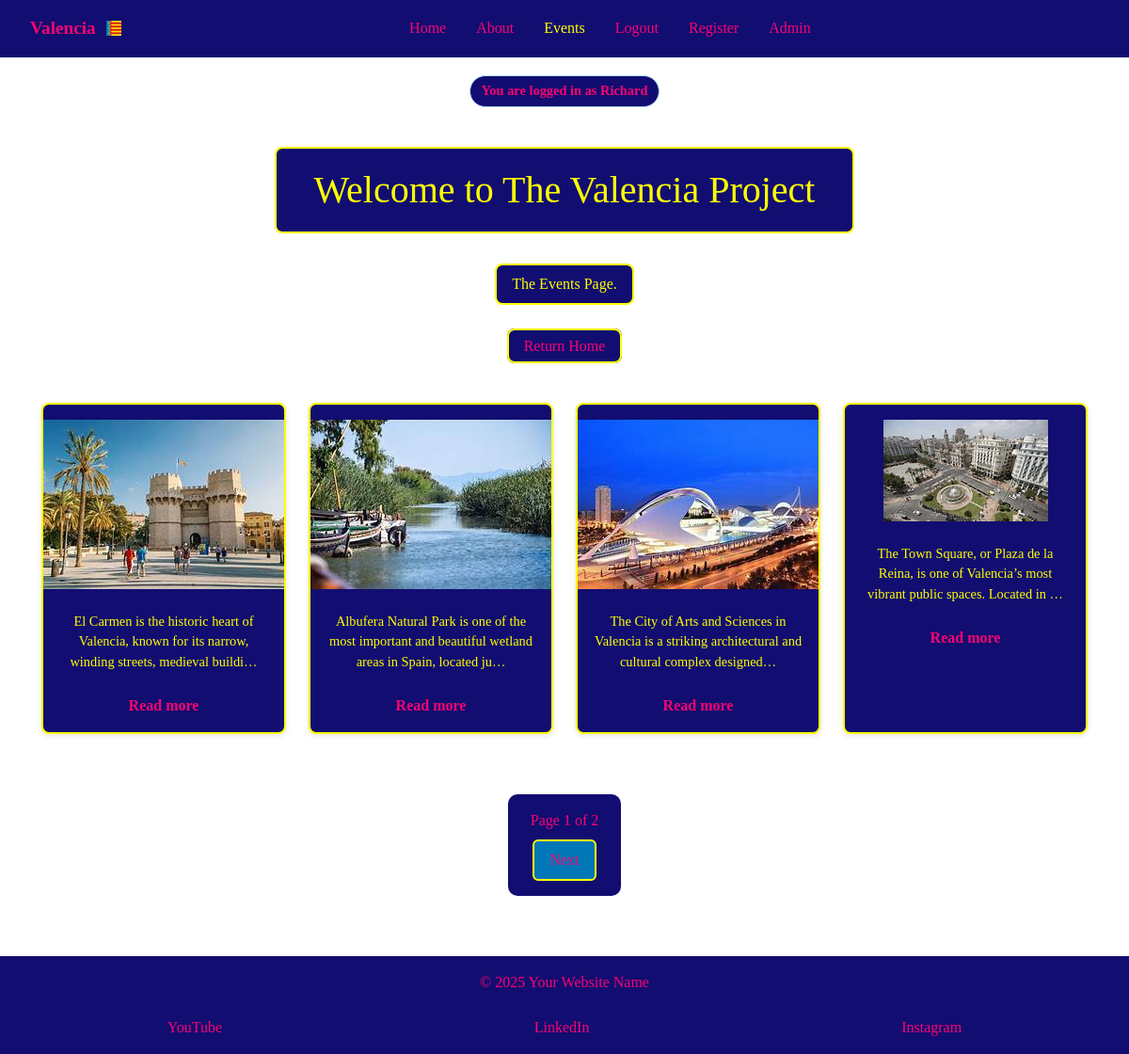
/events/ (signed in), run on the app's committed database.
### tourism_es/models.py (models this page shows, shortened)
class CardText(models.Model):
    title = models.CharField(max_length=50, blank=True)
    content = models.TextField()
    image_name = models.CharField(
        max_length=30,
        help_text="Enter the image filename (eg 'science museum.jpg)",
        default='default.jpg',
        blank=True
    )
    saved_by = models.ManyToManyField(User,
                                      related_name='saved_cards', blank=True)

### tourism_es/views.py (the view)
# urls.py: path('events/', views.events, name='events'),
def events(request):
    card_texts = CardText.objects.all().order_by('id')
    paginator = Paginator(card_texts, 4)
    page_number = request.GET.get('page')
    page_obj = paginator.get_page(page_number)
    return render(request, 'events.html', {
        'active_tab': 'events', 'page_obj': page_obj})

### tourism_es/templates/events.html (shortened to what this page needs)
{% extends 'base.html' %}
{% load static %}
{% block content %}
<h1 class="color">Welcome to The Valencia Project</h1>
<p class="color">The Events Page.</p>
<p>
    <a class="color-return" href="{% url 'index' %}">Return Home</a>
</p>
<div class="cards-container">
    {% for card in page_obj %}
    <div class="card" data-url="{% url 'event-details' pk=card.id %}"
     onclick="window.location=this.dataset.url">
     <img src="{% static 'images/' %}{{ card.image_name }}" alt="{{ card.title }}">
     <p>{{ card.content|truncatechars:100}}</p>
     <a href="{% url 'event-details' pk=card.id %}" class="read-more">
        Read more
     </a>
    </div>
    {% empty %}
    <p>No cards yet</p>
    {% endfor %}
</div>
 <div class="pagination">
    <div class="page-number">
        <span class="page-info">
            Page {{ page_obj.number }} of {{ page_obj.paginator.num_pages }}
        </span>
    </div>
    {% if page_obj.has_next %}
    <div class="next-wrapper">
        <a href="?page={{ page_obj.next_page_number }}" class="next-btn">Next</a>
    </div>
    {% endif %}
 </div>
{% endblock %}

### tourism_es/templates/base.html (shortened to what this page needs)
{% load static %}
<!DOCTYPE html>
<html lang="en">
<head>
    <link href="https://cdn.jsdelivr.net/npm/bootstrap@5.3.8/dist/css/bootstrap.min.css" rel="stylesheet"
>
</head>
<link rel="stylesheet" href="{% static 'CSS/tourism.css' %}">
<body>
    <nav class="navbar">
        <div class="logo">
            <a href="{% url 'index' %}">
                Valencia
                <img src="{% static 'favicon/favicon-32x32.png' %}" alt="Logo" class="logo-img">
            </a>
        </div>
        <div class="nav-links" id="nav-links">
            <a href="{% url 'index' %}" class="{% if active_tab == 'index' %}active{% endif %}">Home</a>
            <a href="{% url 'about' %}" class="{% if active_tab == 'about' %}active{% endif %}">About</a>
            <a href="{% url 'events' %}" class="{% if active_tab == 'events' %}active{% endif %}">Events</a>
            <a href="{% url 'logout' %}" class="{% if active_tab == 'logout' %}active{% endif %}">Logout</a>
            <a href="{% url 'register' %}" class="{% if active_tab == 'register' %}active{% endif %}">Register</a>
            {% if user.is_staff %}
            <a href="{% url 'admin:index' %}">Admin</a>
            {% endif %}
        </div>
    </nav>
    {% if request.user.is_authenticated %}
    <div class="auth-badge">
        You are logged in as {{ request.user.username }}
    </div>
    {% endif %}
    <main>
        {% block content %}{% endblock %}
    </main>
    <footer>
        <p class="footer-text">&copy; 2025 Your Website Name</p>
        <div class="social-links">
            <a href="https://www.youtube.com" target="_blank" aria-label="YouTube">YouTube</a>
            <a href="https://www.linkedin.com" target="_blank" aria-label="LinkedIn">LinkedIn</a>
            <a href="https://www.instagram.com" target="_blank" aria-label="Instagram">Instagram</a>
        </div>
    </footer>
</body>
</html>

### tourism_es/static/CSS/tourism.css (style rules this page uses)
* { box-sizing: border-box; margin: 0; padding: 0; }
html, body { height: 100%; font-family: "Times New Roman", Times, serif; overflow-x: hidden; }
body { display: flex; flex-direction: column; min-height: 100vh; padding-top: 4.375rem; background: url('../images/City-of-Arts-and-Sci.png') center center / cover no-repeat fixed; image-rendering: auto; }
main { flex: 1; display: flex; flex-direction: column; align-items: center; justify-content: flex-start; text-align: center; padding: 2rem 1rem; gap: 2rem; }
.color { color: yellow; text-align: center; margin: 0em auto; padding: 0.5em 1em; border: 2px solid yellow; border-radius: 8px; background: #120d71; }
a.color-return { text-align: center; margin: 0em auto; padding: 0.5em 1em; border: 2px solid yellow; border-radius: 8px; background: #120d71; color: #f8046f; text-decoration: none; }
.logo a { display: flex; align-items: center; gap: 0.7rem; text-decoration: none; color: inherit; }
.logo-img { width: 16px; height: 16px; }
.navbar { display: flex; align-items: center; justify-content: space-between; padding: 1rem 2rem; background-color: #120d71; position: fixed; width: 100%; top: 0; left: 0; z-index: 1000; }
.logo a { color: #f8046f; text-decoration: none; font-weight: bold; font-size: 1.2rem; }
.nav-links { display: flex; flex: 1; justify-content: center; gap: 2rem; list-style: none; }
.nav-links a { color: #f8046f; text-decoration: none; transition: color 0.3s; }
nav a.active { color: yellow; }
.auth-badge { display: block; width: fit-content; margin: 10px auto; padding: 5px 12px; background-color: #120d71; color: #f8046f; font-weight: 600; font-size: 0.9rem; border-radius: 20px; border: 1px solid #b3e0ff; text-align: center; }
.cards-container, .grid-container { display: flex; flex-wrap: wrap; justify-content: center; gap: 1.5rem; width: 100%; max-width: 1200px; padding: 0 1rem; margin: 0 auto; }
.card, .grid { background-color: #120d71; border: 2px solid yellow; border-radius: 8px; box-shadow: 0 2px 6px rgba(0,0,0,0.1); overflow: hidden; display: flex; flex-direction: column; justify-content: flex-start; align-items: center; text-align: center; transition: transform 0.3s, box-shadow 0.3s; min-height: 350px; padding: 1rem; gap: 1rem; cursor: pointer; flex: 0 1 calc(25% - 1.5rem); max-width: calc(25% - 1.5rem); }
.cards-container .card:nth-child(1), .grid-container .grid:nth-child(1) { order: 1; }
.cards-container .card:nth-child(2), .grid-container .grid:nth-child(2) { order: 3; }
.cards-container .card:nth-child(3), .grid-container .grid:nth-child(3) { order: 2; }
.card, .grid { background-color: #120d71; border: 2px solid yellow; border-radius: 8px; box-shadow: 0 2px 6px rgba(0,0,0,0.1); overflow: hidden; display: flex; flex-direction: column; justify-content: flex-start; align-items: center; text-align: center; transition: transform 0.3s, box-shadow 0.3s; min-height: 350px; padding: 1rem; gap: 1rem; width: 100%; max-width: 350px; cursor: pointer; }
.grid p, .card p { font-size: 0.9rem; margin: 0.5rem 0 0; flex-shrink: 0; color: yellow; }
.card .read-more, .grid .read-more { margin-top: 0.5rem; text-decoration: none; color: #f8046f; font-weight: bold; }
footer { background-color: #120d71; color: rgb(121, 7, 127); padding: 1rem; display: flex; flex-direction: column; align-items: center; gap: 0.5rem; width: 100%; box-sizing: border-box; overflow: visible; }
.footer-text { color: #f8046f; transition: color 0.3s; }
.social-links { display: flex; justify-content: space-around; flex-wrap: wrap; gap: 0.5rem; width: 100%; max-width: 100%; min-width: 0; overflow: hidden; }
.social-links a { color: #f8046f; text-decoration: none; transition: color 0.3s; flex-shrink: 1; text-align: center; white-space: nowrap; }
.pagination { width: fit-content; margin: 2rem auto; padding: 1rem 1.5rem; background: #120d71; border-radius: 10px; display: flex; flex-direction: column; gap: 0.5rem; color: #f8046f; }
.pagination .prev-wrapper, .pagination .next-wrapper { display: flex; justify-content: center; }
.pagination a { display: inline-block; padding: 0.5rem 1rem; border: 2px solid yellow; border-radius: 6px; background: #0077b6; color: #f8046f; text-decoration: none; transition: background 0.2s, color 0.2s; }

### data on the page
CardText: image_name (picture), content "Albufera Natural Park is one of the most important and beautiful wetland areas in Spain, located ju…"
CardText: image_name (picture), content "The Town Square, or Plaza de la Reina, is one of Valencia’s most vibrant public spaces. Located in …"
CardText: image_name (picture), content "The City of Arts and Sciences in Valencia is a striking architectural and cultural complex designed…"
CardText: image_name (picture), content "El Carmen is the historic heart of Valencia, known for its narrow, winding streets, medieval buildi…"

### other printed values
{{ request.user.username }} "Richard"
{{ page_obj.number }} "1"
{{ page_obj.paginator.num_pages }} "2"
